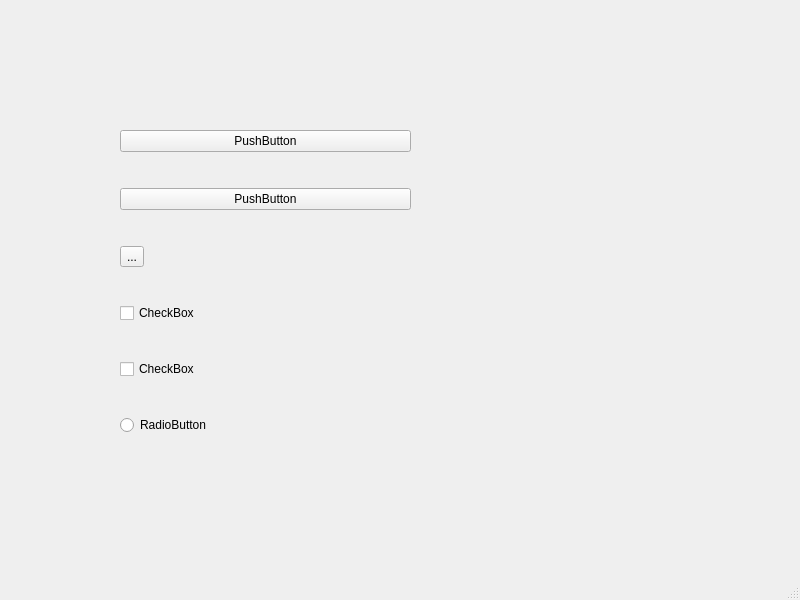
<?xml version="1.0" encoding="UTF-8"?>
<ui version="4.0">
 <class>MainWindow</class>
 <widget class="QMainWindow" name="MainWindow">
  <property name="geometry">
   <rect>
    <x>0</x>
    <y>0</y>
    <width>800</width>
    <height>600</height>
   </rect>
  </property>
  <property name="windowTitle">
   <string>MainWindow</string>
  </property>
  <widget class="QWidget" name="centralwidget">
   <widget class="QWidget" name="verticalLayoutWidget">
    <property name="geometry">
     <rect>
      <x>120</x>
      <y>100</y>
      <width>291</width>
      <height>371</height>
     </rect>
    </property>
    <layout class="QVBoxLayout" name="verticalLayout">
     <item>
      <widget class="QPushButton" name="pushButton">
       <property name="text">
        <string>PushButton</string>
       </property>
      </widget>
     </item>
     <item>
      <widget class="QPushButton" name="pushButton_2">
       <property name="text">
        <string>PushButton</string>
       </property>
      </widget>
     </item>
     <item>
      <widget class="QToolButton" name="toolButton">
       <property name="text">
        <string>...</string>
       </property>
      </widget>
     </item>
     <item>
      <widget class="QCheckBox" name="checkBox">
       <property name="text">
        <string>CheckBox</string>
       </property>
      </widget>
     </item>
     <item>
      <widget class="QCheckBox" name="checkBox_3">
       <property name="text">
        <string>CheckBox</string>
       </property>
      </widget>
     </item>
     <item>
      <widget class="QRadioButton" name="radioButton">
       <property name="text">
        <string>RadioButton</string>
       </property>
      </widget>
     </item>
    </layout>
   </widget>
  </widget>
  <widget class="QMenuBar" name="menubar">
   <property name="geometry">
    <rect>
     <x>0</x>
     <y>0</y>
     <width>800</width>
     <height>23</height>
    </rect>
   </property>
  </widget>
  <widget class="QStatusBar" name="statusbar"/>
 </widget>
 <resources/>
 <connections/>
</ui>
